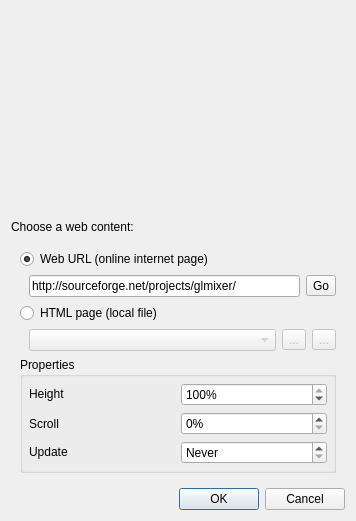
<?xml version="1.0" encoding="UTF-8"?>
<ui version="4.0">
 <class>WebSourceCreationDialog</class>
 <widget class="QDialog" name="WebSourceCreationDialog">
  <property name="geometry">
   <rect>
    <x>0</x>
    <y>0</y>
    <width>356</width>
    <height>521</height>
   </rect>
  </property>
  <property name="windowTitle">
   <string>GLMixer - New web source</string>
  </property>
  <property name="windowIcon">
   <iconset resource="../icons.qrc">
    <normaloff>:/glmixer/icons/glmixer.png</normaloff>:/glmixer/icons/glmixer.png</iconset>
  </property>
  <layout class="QVBoxLayout" name="verticalLayout">
   <item>
    <widget class="SourceDisplayWidget" name="preview" native="true">
     <property name="sizePolicy">
      <sizepolicy hsizetype="Expanding" vsizetype="Expanding">
       <horstretch>0</horstretch>
       <verstretch>0</verstretch>
      </sizepolicy>
     </property>
     <property name="minimumSize">
      <size>
       <width>0</width>
       <height>100</height>
      </size>
     </property>
    </widget>
   </item>
   <item>
    <widget class="QLabel" name="titleLabel">
     <property name="text">
      <string>Choose a web content:</string>
     </property>
    </widget>
   </item>
   <item>
    <widget class="QWidget" name="webSourceSelection" native="true">
     <property name="sizePolicy">
      <sizepolicy hsizetype="Preferred" vsizetype="Preferred">
       <horstretch>0</horstretch>
       <verstretch>0</verstretch>
      </sizepolicy>
     </property>
     <layout class="QVBoxLayout" name="verticalLayout_2">
      <item>
       <widget class="QRadioButton" name="webURL">
        <property name="text">
         <string>Web URL (online internet page)</string>
        </property>
        <property name="checked">
         <bool>true</bool>
        </property>
       </widget>
      </item>
      <item>
       <widget class="QWidget" name="widgetSelectWebUrl" native="true">
        <property name="enabled">
         <bool>true</bool>
        </property>
        <property name="sizePolicy">
         <sizepolicy hsizetype="Preferred" vsizetype="Maximum">
          <horstretch>0</horstretch>
          <verstretch>0</verstretch>
         </sizepolicy>
        </property>
        <layout class="QHBoxLayout" name="horizontalLayout">
         <property name="leftMargin">
          <number>9</number>
         </property>
         <property name="topMargin">
          <number>0</number>
         </property>
         <property name="rightMargin">
          <number>0</number>
         </property>
         <property name="bottomMargin">
          <number>0</number>
         </property>
         <item>
          <widget class="QLineEdit" name="webUrlEdit">
           <property name="toolTip">
            <string>Enter a web URL (http://...)</string>
           </property>
           <property name="text">
            <string>http://sourceforge.net/projects/glmixer/</string>
           </property>
          </widget>
         </item>
         <item>
          <widget class="QToolButton" name="webUrlButton">
           <property name="toolTip">
            <string>Try the URL</string>
           </property>
           <property name="text">
            <string>Go</string>
           </property>
          </widget>
         </item>
        </layout>
       </widget>
      </item>
      <item>
       <widget class="QRadioButton" name="htmlPage">
        <property name="sizePolicy">
         <sizepolicy hsizetype="Minimum" vsizetype="Maximum">
          <horstretch>0</horstretch>
          <verstretch>0</verstretch>
         </sizepolicy>
        </property>
        <property name="text">
         <string>HTML page (local file)</string>
        </property>
       </widget>
      </item>
      <item>
       <widget class="QWidget" name="widgetSelectHTMLPage" native="true">
        <property name="enabled">
         <bool>false</bool>
        </property>
        <property name="sizePolicy">
         <sizepolicy hsizetype="Preferred" vsizetype="Maximum">
          <horstretch>0</horstretch>
          <verstretch>0</verstretch>
         </sizepolicy>
        </property>
        <layout class="QHBoxLayout" name="horizontalLayout_3">
         <property name="topMargin">
          <number>0</number>
         </property>
         <property name="rightMargin">
          <number>0</number>
         </property>
         <property name="bottomMargin">
          <number>0</number>
         </property>
         <item>
          <widget class="QComboBox" name="htmlPageList">
           <property name="toolTip">
            <string>Select an HTML  file</string>
           </property>
           <property name="editable">
            <bool>false</bool>
           </property>
           <property name="maxCount">
            <number>10</number>
           </property>
           <property name="insertPolicy">
            <enum>QComboBox::InsertAtTop</enum>
           </property>
           <property name="sizeAdjustPolicy">
            <enum>QComboBox::AdjustToMinimumContentsLength</enum>
           </property>
           <property name="duplicatesEnabled">
            <bool>false</bool>
           </property>
           <property name="frame">
            <bool>true</bool>
           </property>
          </widget>
         </item>
         <item>
          <widget class="QToolButton" name="htmlPageOpen">
           <property name="toolTip">
            <string>Browse to add file (HTML)</string>
           </property>
           <property name="text">
            <string>...</string>
           </property>
           <property name="icon">
            <iconset resource="../icons.qrc">
             <normaloff>:/glmixer/icons/folderadd.png</normaloff>:/glmixer/icons/folderadd.png</iconset>
           </property>
          </widget>
         </item>
         <item>
          <widget class="QToolButton" name="htmlPageDelete">
           <property name="toolTip">
            <string>Delete</string>
           </property>
           <property name="text">
            <string>...</string>
           </property>
           <property name="icon">
            <iconset resource="../icons.qrc">
             <normaloff>:/glmixer/icons/fileclose.png</normaloff>:/glmixer/icons/fileclose.png</iconset>
           </property>
          </widget>
         </item>
        </layout>
       </widget>
      </item>
      <item>
       <widget class="QGroupBox" name="propertiesGroupBox">
        <property name="sizePolicy">
         <sizepolicy hsizetype="Expanding" vsizetype="Maximum">
          <horstretch>0</horstretch>
          <verstretch>0</verstretch>
         </sizepolicy>
        </property>
        <property name="title">
         <string>Properties</string>
        </property>
        <property name="flat">
         <bool>true</bool>
        </property>
        <layout class="QVBoxLayout" name="PropertiesLayout">
         <property name="spacing">
          <number>6</number>
         </property>
         <property name="leftMargin">
          <number>6</number>
         </property>
         <property name="topMargin">
          <number>6</number>
         </property>
         <property name="rightMargin">
          <number>6</number>
         </property>
         <property name="bottomMargin">
          <number>6</number>
         </property>
         <item>
          <widget class="QWidget" name="propertiySize" native="true">
           <property name="sizePolicy">
            <sizepolicy hsizetype="Preferred" vsizetype="Maximum">
             <horstretch>0</horstretch>
             <verstretch>0</verstretch>
            </sizepolicy>
           </property>
           <layout class="QGridLayout" name="gridLayout">
            <property name="leftMargin">
             <number>0</number>
            </property>
            <property name="topMargin">
             <number>0</number>
            </property>
            <property name="rightMargin">
             <number>0</number>
            </property>
            <property name="bottomMargin">
             <number>0</number>
            </property>
            <item row="0" column="0">
             <widget class="QLabel" name="heightLabel">
              <property name="sizePolicy">
               <sizepolicy hsizetype="Preferred" vsizetype="Maximum">
                <horstretch>0</horstretch>
                <verstretch>0</verstretch>
               </sizepolicy>
              </property>
              <property name="text">
               <string>Height</string>
              </property>
             </widget>
            </item>
            <item row="0" column="1">
             <widget class="QSpinBox" name="heightPercentBox">
              <property name="toolTip">
               <string>Height in percent of the total page height.</string>
              </property>
              <property name="suffix">
               <string>%</string>
              </property>
              <property name="minimum">
               <number>10</number>
              </property>
              <property name="maximum">
               <number>100</number>
              </property>
              <property name="singleStep">
               <number>10</number>
              </property>
              <property name="value">
               <number>100</number>
              </property>
             </widget>
            </item>
            <item row="1" column="0">
             <widget class="QLabel" name="scrollLabel">
              <property name="text">
               <string>Scroll</string>
              </property>
             </widget>
            </item>
            <item row="1" column="1">
             <widget class="QSpinBox" name="scrollPercentBox">
              <property name="toolTip">
               <string>Scroll vertical in percent of the total page height</string>
              </property>
              <property name="suffix">
               <string>%</string>
              </property>
              <property name="maximum">
               <number>90</number>
              </property>
              <property name="singleStep">
               <number>10</number>
              </property>
             </widget>
            </item>
           </layout>
          </widget>
         </item>
         <item>
          <widget class="QWidget" name="propertyUpdate" native="true">
           <property name="sizePolicy">
            <sizepolicy hsizetype="Preferred" vsizetype="Maximum">
             <horstretch>0</horstretch>
             <verstretch>0</verstretch>
            </sizepolicy>
           </property>
           <layout class="QGridLayout" name="sizeGridLayout">
            <property name="leftMargin">
             <number>0</number>
            </property>
            <property name="topMargin">
             <number>0</number>
            </property>
            <property name="rightMargin">
             <number>0</number>
            </property>
            <property name="bottomMargin">
             <number>0</number>
            </property>
            <item row="0" column="0">
             <widget class="QLabel" name="updateLabel">
              <property name="enabled">
               <bool>true</bool>
              </property>
              <property name="sizePolicy">
               <sizepolicy hsizetype="Preferred" vsizetype="Maximum">
                <horstretch>0</horstretch>
                <verstretch>0</verstretch>
               </sizepolicy>
              </property>
              <property name="text">
               <string>Update </string>
              </property>
             </widget>
            </item>
            <item row="0" column="1">
             <widget class="QSpinBox" name="updateSpeedBox">
              <property name="toolTip">
               <string>Update the page content (for dynamic web pages only)</string>
              </property>
              <property name="specialValueText">
               <string>Never</string>
              </property>
              <property name="suffix">
               <string> Hz</string>
              </property>
              <property name="minimum">
               <number>0</number>
              </property>
              <property name="maximum">
               <number>60</number>
              </property>
              <property name="value">
               <number>0</number>
              </property>
             </widget>
            </item>
           </layout>
          </widget>
         </item>
        </layout>
       </widget>
      </item>
     </layout>
    </widget>
   </item>
   <item>
    <widget class="QDialogButtonBox" name="validationBox">
     <property name="orientation">
      <enum>Qt::Horizontal</enum>
     </property>
     <property name="standardButtons">
      <set>QDialogButtonBox::Cancel|QDialogButtonBox::Ok</set>
     </property>
    </widget>
   </item>
  </layout>
 </widget>
 <customwidgets>
  <customwidget>
   <class>SourceDisplayWidget</class>
   <extends>QWidget</extends>
   <header>SourceDisplayWidget.h</header>
   <container>1</container>
  </customwidget>
 </customwidgets>
 <tabstops>
  <tabstop>webURL</tabstop>
  <tabstop>webUrlEdit</tabstop>
  <tabstop>webUrlButton</tabstop>
  <tabstop>htmlPage</tabstop>
  <tabstop>htmlPageList</tabstop>
  <tabstop>htmlPageOpen</tabstop>
  <tabstop>htmlPageDelete</tabstop>
  <tabstop>heightPercentBox</tabstop>
  <tabstop>scrollPercentBox</tabstop>
  <tabstop>updateSpeedBox</tabstop>
  <tabstop>validationBox</tabstop>
 </tabstops>
 <resources>
  <include location="../icons.qrc"/>
 </resources>
 <connections>
  <connection>
   <sender>validationBox</sender>
   <signal>accepted()</signal>
   <receiver>WebSourceCreationDialog</receiver>
   <slot>accept()</slot>
   <hints>
    <hint type="sourcelabel">
     <x>236</x>
     <y>511</y>
    </hint>
    <hint type="destinationlabel">
     <x>157</x>
     <y>274</y>
    </hint>
   </hints>
  </connection>
  <connection>
   <sender>validationBox</sender>
   <signal>rejected()</signal>
   <receiver>WebSourceCreationDialog</receiver>
   <slot>reject()</slot>
   <hints>
    <hint type="sourcelabel">
     <x>304</x>
     <y>511</y>
    </hint>
    <hint type="destinationlabel">
     <x>286</x>
     <y>274</y>
    </hint>
   </hints>
  </connection>
  <connection>
   <sender>webURL</sender>
   <signal>toggled(bool)</signal>
   <receiver>widgetSelectWebUrl</receiver>
   <slot>setEnabled(bool)</slot>
   <hints>
    <hint type="sourcelabel">
     <x>248</x>
     <y>250</y>
    </hint>
    <hint type="destinationlabel">
     <x>337</x>
     <y>284</y>
    </hint>
   </hints>
  </connection>
  <connection>
   <sender>htmlPage</sender>
   <signal>toggled(bool)</signal>
   <receiver>widgetSelectHTMLPage</receiver>
   <slot>setEnabled(bool)</slot>
   <hints>
    <hint type="sourcelabel">
     <x>217</x>
     <y>311</y>
    </hint>
    <hint type="destinationlabel">
     <x>315</x>
     <y>343</y>
    </hint>
   </hints>
  </connection>
  <connection>
   <sender>htmlPageDelete</sender>
   <signal>clicked()</signal>
   <receiver>WebSourceCreationDialog</receiver>
   <slot>deleteHtmlPage()</slot>
   <hints>
    <hint type="sourcelabel">
     <x>337</x>
     <y>340</y>
    </hint>
    <hint type="destinationlabel">
     <x>407</x>
     <y>330</y>
    </hint>
   </hints>
  </connection>
  <connection>
   <sender>htmlPageOpen</sender>
   <signal>clicked()</signal>
   <receiver>WebSourceCreationDialog</receiver>
   <slot>browseHtmlPage()</slot>
   <hints>
    <hint type="sourcelabel">
     <x>309</x>
     <y>340</y>
    </hint>
    <hint type="destinationlabel">
     <x>370</x>
     <y>355</y>
    </hint>
   </hints>
  </connection>
  <connection>
   <sender>webURL</sender>
   <signal>clicked()</signal>
   <receiver>WebSourceCreationDialog</receiver>
   <slot>updateSourcePreview()</slot>
   <hints>
    <hint type="sourcelabel">
     <x>272</x>
     <y>250</y>
    </hint>
    <hint type="destinationlabel">
     <x>430</x>
     <y>237</y>
    </hint>
   </hints>
  </connection>
  <connection>
   <sender>htmlPage</sender>
   <signal>clicked()</signal>
   <receiver>WebSourceCreationDialog</receiver>
   <slot>updateSourcePreview()</slot>
   <hints>
    <hint type="sourcelabel">
     <x>192</x>
     <y>311</y>
    </hint>
    <hint type="destinationlabel">
     <x>479</x>
     <y>304</y>
    </hint>
   </hints>
  </connection>
  <connection>
   <sender>htmlPageList</sender>
   <signal>currentIndexChanged(int)</signal>
   <receiver>WebSourceCreationDialog</receiver>
   <slot>updateSourcePreview()</slot>
   <hints>
    <hint type="sourcelabel">
     <x>207</x>
     <y>343</y>
    </hint>
    <hint type="destinationlabel">
     <x>408</x>
     <y>364</y>
    </hint>
   </hints>
  </connection>
  <connection>
   <sender>webUrlEdit</sender>
   <signal>textEdited(QString)</signal>
   <receiver>WebSourceCreationDialog</receiver>
   <slot>validateWebUrl(QString)</slot>
   <hints>
    <hint type="sourcelabel">
     <x>117</x>
     <y>284</y>
    </hint>
    <hint type="destinationlabel">
     <x>-24</x>
     <y>255</y>
    </hint>
   </hints>
  </connection>
  <connection>
   <sender>heightPercentBox</sender>
   <signal>valueChanged(int)</signal>
   <receiver>WebSourceCreationDialog</receiver>
   <slot>setHeight(int)</slot>
   <hints>
    <hint type="sourcelabel">
     <x>331</x>
     <y>397</y>
    </hint>
    <hint type="destinationlabel">
     <x>415</x>
     <y>425</y>
    </hint>
   </hints>
  </connection>
  <connection>
   <sender>scrollPercentBox</sender>
   <signal>valueChanged(int)</signal>
   <receiver>WebSourceCreationDialog</receiver>
   <slot>setScroll(int)</slot>
   <hints>
    <hint type="sourcelabel">
     <x>210</x>
     <y>416</y>
    </hint>
    <hint type="destinationlabel">
     <x>375</x>
     <y>413</y>
    </hint>
   </hints>
  </connection>
  <connection>
   <sender>updateSpeedBox</sender>
   <signal>valueChanged(int)</signal>
   <receiver>WebSourceCreationDialog</receiver>
   <slot>setUpdate(int)</slot>
   <hints>
    <hint type="sourcelabel">
     <x>279</x>
     <y>449</y>
    </hint>
    <hint type="destinationlabel">
     <x>395</x>
     <y>444</y>
    </hint>
   </hints>
  </connection>
  <connection>
   <sender>webUrlButton</sender>
   <signal>clicked()</signal>
   <receiver>WebSourceCreationDialog</receiver>
   <slot>updateSourcePreview()</slot>
   <hints>
    <hint type="sourcelabel">
     <x>323</x>
     <y>270</y>
    </hint>
    <hint type="destinationlabel">
     <x>177</x>
     <y>260</y>
    </hint>
   </hints>
  </connection>
 </connections>
 <slots>
  <slot>updateSourcePreview()</slot>
  <slot>browseHtmlPage()</slot>
  <slot>deleteHtmlPage()</slot>
  <slot>validateWebUrl(QString)</slot>
  <slot>setHeight(int)</slot>
  <slot>setScroll(int)</slot>
  <slot>setUpdate(int)</slot>
 </slots>
</ui>
